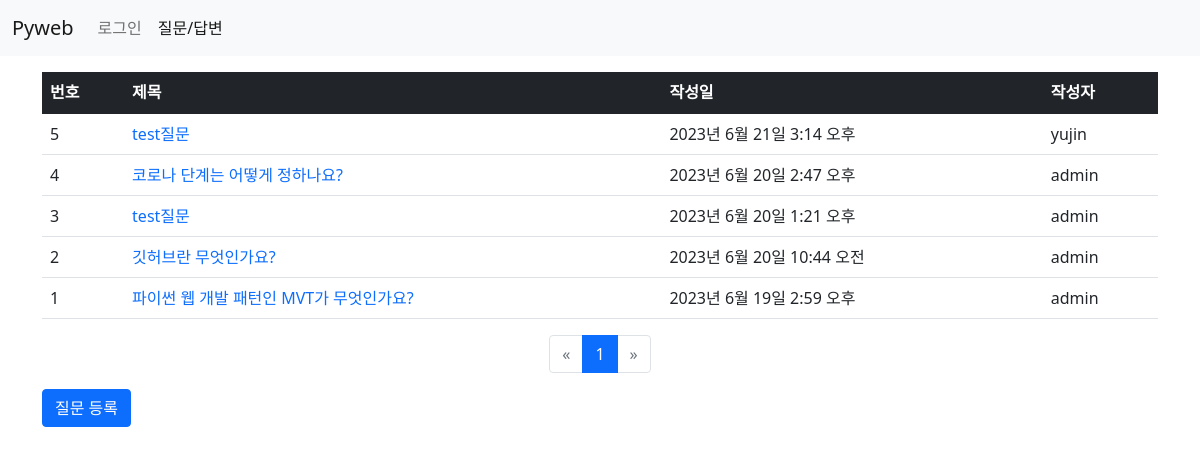
The page /board/ on the database as committed earlier.
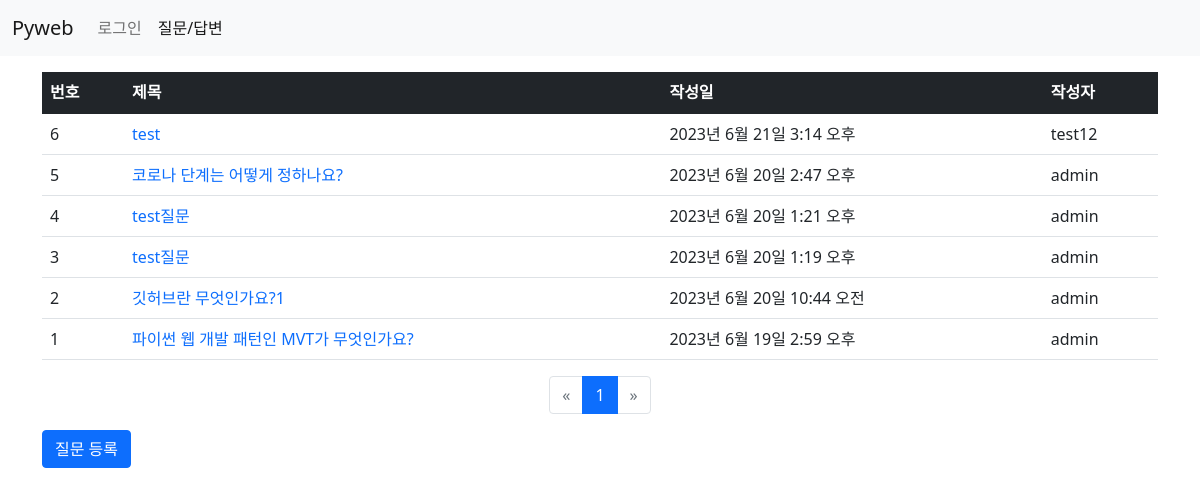
The same page on the database as committed later.
### board/models.py (models this page shows, shortened)
class Question(models.Model):
    subject = models.CharField(max_length=200)  # 제목
    content = models.TextField()  # 질문 내용
    create_date = models.DateTimeField()  # 등록일
    author = models.ForeignKey(User,on_delete=models.CASCADE) # 글쓴이
    modify = models.DateTimeField(null=True, blank=True)

### board/views.py (the view)
# urls.py: path('', views.question_list, name='question_list'),
def question_list(request):
    question_list = Question.objects.order_by('-create_date') #내림 차순
    page = request.GET.get('page', '1')
    paginator = Paginator(question_list, 10) # 페이지당 게시글 -10
    page_obj = paginator.get_page(page)
    context = {'question_list': page_obj}
    return render(request, 'board/question_list.html', context)

### board/templatetags/board_filter.py (called while the page is built)
@register.filter
def sub(value, arg):
    return value - arg #원래값 - 매개값  -> |sub:arg

### templates/board/question_list.html
{% extends 'base.html' %}
{% load board_filter %}
{% block content %}
<div class="container my-3">
    <section id="question_list">
        <table class="table">
            <thead>
                <tr class="table-dark">
                    <th>번호</th><th>제목</th><th>작성일</th><th>작성자</th>
                </tr>
            </thead>
            <tbody>
                {% if question_list %}
                    {% for question in question_list %}
                    <tr>
                        <td>{{ question_list.paginator.count|sub:question_list.start_index|sub:forloop.counter0|add:1 }}</td>
                        <td>
                            <a href="{% url 'board:detail' question.id %}">{{ question.subject }}</a>
                        </td>
                        <td>{{ question.create_date }}</td>
                        <td>{{ question.author }}</td>
                    </tr>
                    {% endfor %}
                {% else %}
                    <tr>
                        <td>질문이 없습니다.</td>
                    </tr>
                {% endif %}
            </tbody>
        </table>
        <ul class="pagination justify-content-center">
            {% if question_list.has_previous %}
                <li class="page-item">
                    <a class="page-link" href="?page={{ question_list.previous_page_number }}">
                        &laquo;
                    </a>
                </li>
            {% else %}
                <li class="page-item disabled">
                    <a class="page-link" href="#">&laquo;</a>
                </li>
            {% endif %}
            {% for page_number in question_list.paginator.page_range %}
                {% if page_number == question_list.number %}
                    <li class="page-item active">
                        <a class="page-link" href="?page={{ page_number }}">
                            {{ page_number }}
                        </a>
                    </li>
                {% else %}
                    <li class="page-item">
                        <a class="page-link" href="?page={{ page_number }}">
                            {{ page_number }}
                        </a>
                    </li>
                {% endif %}
            {% endfor %}
            {% if question_list.has_next %}
                <li class="page-item">
                    <a class="page-link" href="?page={{ question_list.next_page_number }}">
                        &raquo;
                    </a>
                </li>
            {% else %}
                <li class="page-item disabled">
                    <a class="page-link" href="#">&raquo;</a>
                </li>
            {% endif %}
        </ul>
        <a href="{% url 'board:question_create' %}"
            class="btn btn-primary">질문 등록</a>
    </section>
</div>
{% endblock %}

### templates/base.html (shortened to what this page needs)
<!DOCTYPE html>
<html lang="ko">
{% load static %}
<head>
    <link rel="stylesheet" href="{% static 'board/css/bootstrap.css' %}">
    <link rel="stylesheet" href="{% static 'board/css/style.css' %}">
</head>
<body>
{% include 'navbar.html' %}
{% block content %}
{% endblock %}
</body>
</html>

### templates/navbar.html (shortened to what this page needs)
<nav class="navbar navbar-expand-lg navbar-light bg-light">
  <div class="container-fluid">
    <a class="navbar-brand" href="/">Pyweb</a>
    <div class="collapse navbar-collapse" id="navbarSupportedContent">
      <ul class="navbar-nav me-auto mb-2 mb-lg-0">
        <li class="nav-item">
          {% if user.is_authenticated %}
          <a class="nav-link" href="{% url 'common:logout' %}">
              {{ user.username }}(로그아웃)
          </a>
          {% else %}
              <a class="nav-link" href="{% url 'common:login' %}">로그인</a>
          {% endif %}
        </li>
        <li class="nav-item">
          <a class="nav-link active" aria-current="page"
             href="{% url 'board:question_list' %}">질문/답변</a>
        </li>
      </ul>
    </div>
  </div>
</nav>

### static/board/css/style.css (style rules this page uses)
a { text-decoration: none; }

Rows that differ between the two databases and show on the page:
changed Question "2023년 6월 21일 3:14 오후": paginator.count|sub "5" → "6"; subject "test질문" → "test"; author "yujin" → "test12"
changed Question "코로나 단계는 어떻게 정하나요?": paginator.count|sub "4" → "5"
computed for Question "2023년 6월 20일 1:21 오후": paginator.count|sub "3" → "4"
added Question: paginator.count|sub "3", subject "test질문", create_date "2023년 6월 20일 1:19 오후", author "admin"
changed Question "2023년 6월 20일 10:44 오전": subject "깃허브란 무엇인가요?" → "깃허브란 무엇인가요?1"
